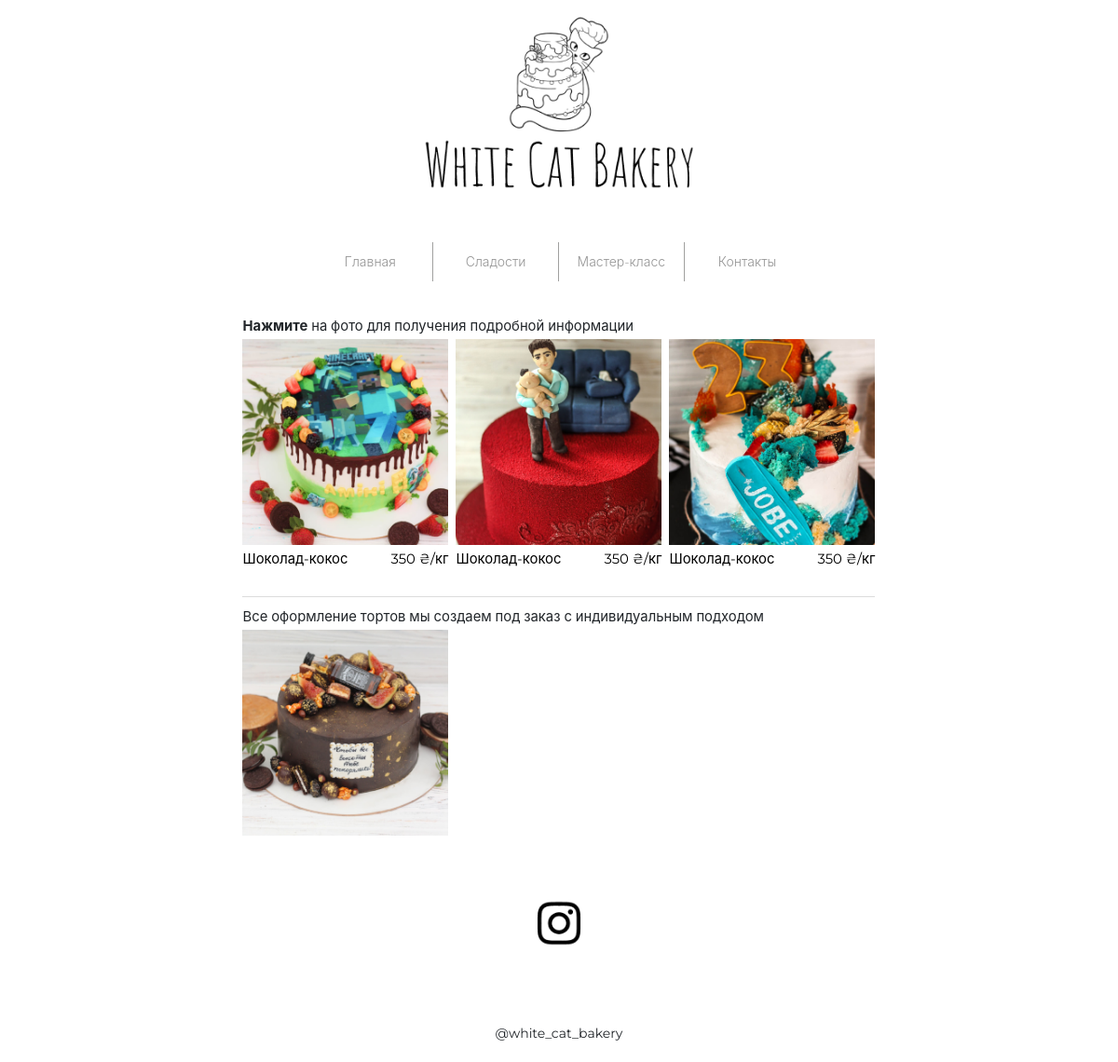
Screenshot of /cakes.php with the database file from the repository.
### tables this page shows
CREATE TABLE `cakes_price` (
  `id` int(11) NOT NULL,
  `name` varchar(255) DEFAULT NULL,
  `description` varchar(1000) DEFAULT NULL,
  `cost` varchar(20) DEFAULT NULL,
  `to_order` varchar(255) DEFAULT NULL,
  `image_1` varchar(255) DEFAULT NULL,
  `image_2` varchar(255) DEFAULT NULL
);

CREATE TABLE `cakes` (
  `id` int(11) NOT NULL,
  `name` varchar(255) DEFAULT NULL,
  `description` varchar(1000) DEFAULT NULL,
  `to_order` varchar(255) DEFAULT NULL,
  `image_1` varchar(255) DEFAULT NULL,
  `image_2` varchar(255) DEFAULT NULL
);

### core/function.php (called while the page is built, shortened)
<?php
function selectRows($conn, $query){
    $result = mysqli_query($conn, $query);
    if (mysqli_num_rows($result) > 0) {
        while($row = mysqli_fetch_assoc($result)) {
            $a[] = $row;
        }
    }
    return $a;
}
?>

### cakes.php (the view, shortened to what this page needs)
<?php require_once('template/header.php');?>
<?php
$conn = connect();
$cakes_price = selectRows($conn, "SELECT * FROM cakes_price");
$cakes = selectRows($conn, "SELECT * FROM cakes LIMIT 18");
?>
<main id="swup" class="transition-rotate">
    <div class="container">
        <div class="row">
            <div class="col m10 offset-m1">
                <p class="push-foto"><b>Нажмите</b> на фото для получения подробной информации</p>
                <div class="sweet-price-container">
                    <?php
                        $out = '';
                        for ($i=0; $i < count($cakes_price); $i++) {
                            $rand_image = 1;
                            $out .= '
                                <div class="item-sweet-price">
                                    <a href="/sweet-pages/sweet_cake_price.php?cake_price_id='.$cakes_price[$i]['id'].'" class="d-block"><img src="/img/cakes/'.$cakes_price[$i]['image_'.$rand_image.''].'" class="noselect" alt="sweet">
                                        <div class="d-flex justify-content-between style="margin: 0;">
                                            <span class="name">'.$cakes_price[$i]['name'].'</span>
                                            <span class="price">'.$cakes_price[$i]['cost'].'</span>
                                        </div>
                                    </a>
                                </div>
                            ';
                        }
                        echo $out;
                    ?>
                </div>
                <p class="order-foto mt-4 pt-2">Все оформление тортов мы создаем под заказ с индивидуальным подходом</p>
                <div id="sweet-container" class="sweet-container">
                    <?php
                        $out = '';
                        for ($i=0; $i < count($cakes); $i++) {
                            $rand_image = 1;
                            $out .= '
                                <div class="item-sweet">
                                    <a href="/sweet-pages/sweet_cake.php?cake_id='.$cakes[$i]['id'].'" class="d-block"><img src="/img/cakes/'.$cakes[$i]['image_'.$rand_image.''].'" class="noselect" alt="sweet"></a>
                                </div>
                            ';
                        }
                        echo $out;
                    ?>
                </div>
            </div>
        </div>
    </div>
</main>
<?php require_once('template/footer.php');?>

### css/M_grid.css (style rules this page uses)
.container { margin: 0 auto; max-width: 1280px; width: 90%; }
@media only screen and (min-width: 768px) { .container { width: 85%; } }
@media only screen and (min-width: 993px) { .container { width: 70%; } }
.row { margin-left: auto; margin-right: auto; margin-bottom: 20px; }
.row:after { content: ""; display: table; clear: both; }
.row .col { float: left; -webkit-box-sizing: border-box; box-sizing: border-box; padding: 0 0.75rem; min-height: 1px; }
@media only screen and (min-width: 768px) { .row .col.m10 { width: 83.3333333333%; margin-left: auto; left: auto; right: auto; } }
@media only screen and (min-width: 768px) { .row .col.offset-m1 { margin-left: 8.3333333333%; } }
.d-block { display: block !important; }
.d-flex { display: -ms-flexbox !important; display: flex !important; }
.justify-content-between { -ms-flex-pack: justify !important; justify-content: space-between !important; }
.mt-4, .my-4 { margin-top: 1.5rem !important; }
.pt-2, .py-2 { padding-top: 0.5rem !important; }

### css/style.css (style rules this page uses)
*, *::before, *::after { box-sizing: border-box; }
html { font-family: sans-serif; line-height: 1.15; -webkit-text-size-adjust: 100%; -webkit-tap-highlight-color: rgba(0, 0, 0, 0); overflow-x: hidden !important; }
article, aside, figcaption, figure, footer, header, hgroup, main, nav, section { display: block; }
img, main { position: relative; }
body { margin: 0; font-family: Montserrat, -apple-system, BlinkMacSystemFont, "Segoe UI", Roboto, "Helvetica Neue", Arial, "Noto Sans", sans-serif, "Apple Color Emoji", "Segoe UI Emoji", "Segoe UI Symbol", "Noto Color Emoji"; font-size: 1rem; font-weight: 400; line-height: 1.5; color: #212529; background-color: #fff; }
a { text-decoration: none; color: #000; }
p { margin-top: 0; margin-bottom: 1rem; }
html { display: flex; flex-direction: column; height: 100%; font-size: 16px; }
@media screen and (max-width: 1280px) { html { font-size: 14px } }
html, body { height: 100%; transition: all .3s; }
.transition-rotate { transition: 0.6s; opacity: 1; }
.noselect { -webkit-touch-callout: none; -webkit-user-select: none; -khtml-user-select: none; -moz-user-select: none; -ms-user-select: none; user-select: none; }
.push-foto, .order-foto { margin: 0; font-size: 1.06rem; line-height: 2rem; }
.order-foto { border-top: 1px solid #DCDCDC; }
.sweet-price-container, .sweet-container { margin: 0 auto; display: grid; grid-template-columns: 1fr 1fr 1fr; grid-row-gap: 4px; grid-column-gap: 8px; }
.item-sweet-price { position: relative; z-index: 1; }
.item-sweet-price a { height: auto; margin-bottom: 10px; }
.item-sweet-price img, .item-sweet img { width: 100%; height: 93%; }
.item-sweet-price span { font-size: 1.06rem; line-height: 1.3rem; }
.item-sweet-price, .item-sweet, .master-gallery-container > li, .contacts-map > iframe, .categories-item, .master-one-block > img { width: 100%; height: 100%; background-image: url(../img/ajax-loader.gif); background-repeat: no-repeat; background-position: center center; }

### rows the page displays
cakes_price: image_1 (picture), name "Шоколад-кокос", cost "350 ₴/кг"
cakes_price: image_1 (picture), name "Шоколад-кокос", cost "350 ₴/кг"
cakes_price: image_1 (picture), name "Шоколад-кокос", cost "350 ₴/кг"
cakes: image_1 (picture)
